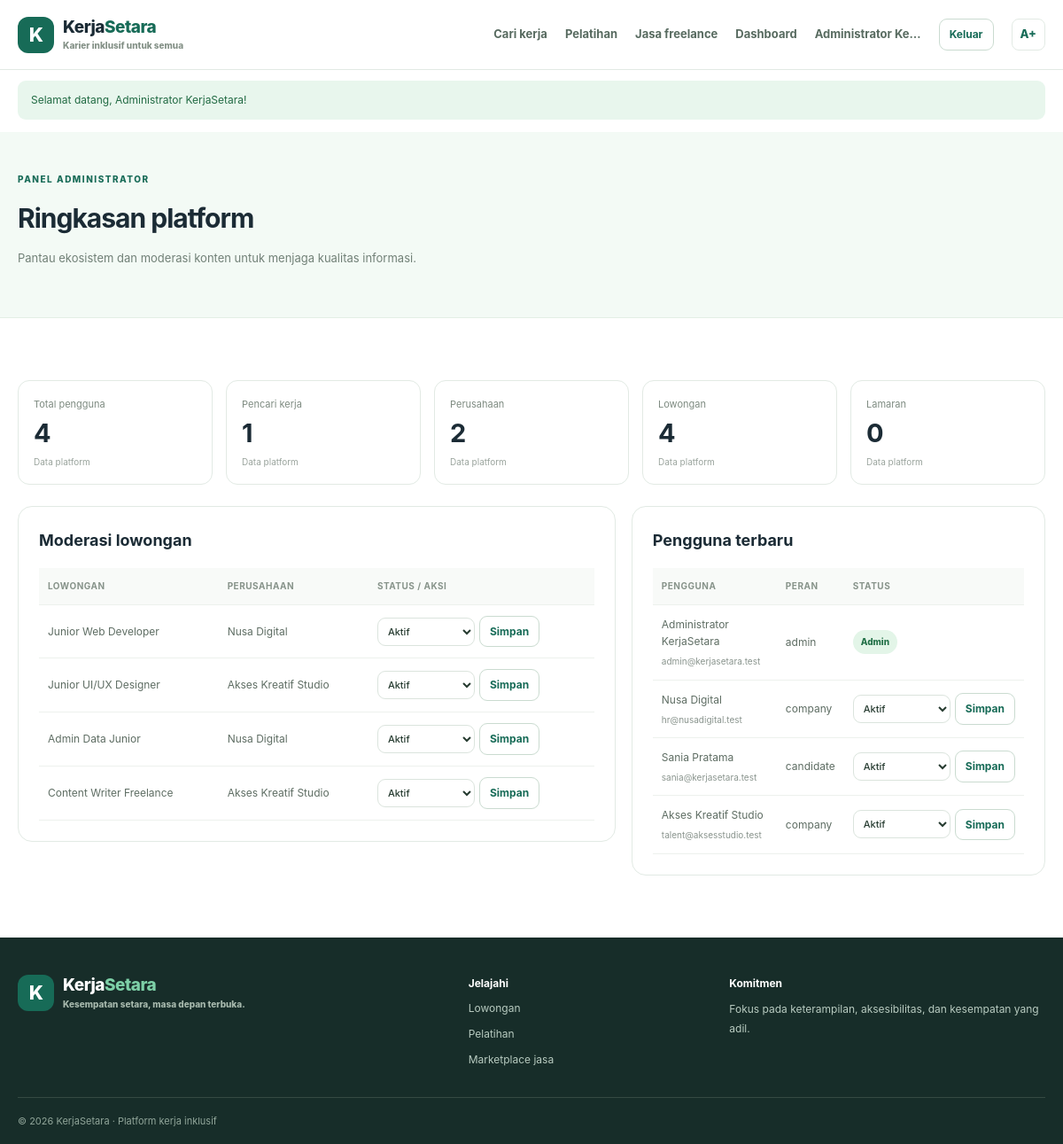
The app's page /public/admin/dashboard.php (signed in) with its own data.
### tables this page shows
CREATE TABLE users(id INT UNSIGNED AUTO_INCREMENT PRIMARY KEY,name VARCHAR(120) NOT NULL,email VARCHAR(190) NOT NULL UNIQUE,password_hash VARCHAR(255) NOT NULL,role ENUM('candidate','company','admin') NOT NULL DEFAULT 'candidate',status ENUM('Aktif','Ditangguhkan') NOT NULL DEFAULT 'Aktif',created_at TIMESTAMP DEFAULT CURRENT_TIMESTAMP);

CREATE TABLE jobs(id INT UNSIGNED AUTO_INCREMENT PRIMARY KEY,company_id INT UNSIGNED NOT NULL,title VARCHAR(180) NOT NULL,description TEXT NOT NULL,requirements TEXT,skills TEXT,work_type ENUM('Remote','Hybrid','Onsite') DEFAULT 'Remote',employment_type VARCHAR(50) DEFAULT 'Penuh waktu',location VARCHAR(120),salary_range VARCHAR(100),accessibility TEXT,deadline DATE,status ENUM('Aktif','Ditangguhkan','Ditutup') DEFAULT 'Aktif',created_at TIMESTAMP DEFAULT CURRENT_TIMESTAMP,updated_at TIMESTAMP DEFAULT CURRENT_TIMESTAMP ON UPDATE CURRENT_TIMESTAMP,FOREIGN KEY(company_id) REFERENCES users(id) ON DELETE CASCADE,INDEX(status),INDEX(work_type));

### app/helpers.php (called while the page is built, shortened)
<?php
require_once __DIR__.'/../config/config.php';
function e(?string $s): string { return htmlspecialchars($s??'',ENT_QUOTES,'UTF-8'); }
function url(string $p=''): string { return rtrim(BASE_URL,'/').($p?'/'.ltrim($p,'/'):'/'); }
function current_user(): ?array { return $_SESSION['user']??null; }
function take_flashes(): array { $f=$_SESSION['_flash']??[];unset($_SESSION['_flash']);return $f; }

### config/config.php (called while the page is built, shortened)
<?php
function db(): PDO {
 static $pdo=null;
 if($pdo instanceof PDO) return $pdo;
 $pdo=new PDO('mysql:host='.DB_HOST.';dbname='.DB_NAME.';charset=utf8mb4',DB_USER,DB_PASS,[
  PDO::ATTR_ERRMODE=>PDO::ERRMODE_EXCEPTION,
  PDO::ATTR_DEFAULT_FETCH_MODE=>PDO::FETCH_ASSOC,
  PDO::ATTR_EMULATE_PREPARES=>false
 ]);
 return $pdo;
}

### public/admin/dashboard.php (the view, shortened to what this page needs)
<?php
require_once __DIR__.'/../../app/layout.php';
$counts=['users'=>(int)db()->query('SELECT COUNT(*) FROM users')->fetchColumn(),'candidates'=>(int)db()->query("SELECT COUNT(*) FROM users WHERE role='candidate'")->fetchColumn(),'companies'=>(int)db()->query("SELECT COUNT(*) FROM users WHERE role='company'")->fetchColumn(),'jobs'=>(int)db()->query('SELECT COUNT(*) FROM jobs')->fetchColumn(),'apps'=>(int)db()->query('SELECT COUNT(*) FROM applications')->fetchColumn()];$jobs=db()->query("SELECT j.*,COALESCE(cp.company_name,u.name) company FROM jobs j JOIN users u ON u.id=j.company_id LEFT JOIN company_profiles cp ON cp.user_id=u.id ORDER BY j.created_at DESC LIMIT 10")->fetchAll();$users=db()->query("SELECT id,name,email,role,status FROM users ORDER BY created_at DESC LIMIT 10")->fetchAll();page_header('Dashboard admin');?>
<section class="dashboard-head"><div class="container"><span class="eyebrow">PANEL ADMINISTRATOR</span><h1>Ringkasan platform</h1><p>Pantau ekosistem dan moderasi konten untuk menjaga kualitas informasi.</p></div></section><section class="section"><div class="container"><div class="metrics five"><?php foreach(['Total pengguna'=>$counts['users'],'Pencari kerja'=>$counts['candidates'],'Perusahaan'=>$counts['companies'],'Lowongan'=>$counts['jobs'],'Lamaran'=>$counts['apps']] as $k=>$v):?><div><small><?=e($k)?></small><b><?=$v?></b><span>Data platform</span></div><?php endforeach;?></div><div class="dashboard-grid"><div class="panel"><h2>Moderasi lowongan</h2><div class="table-wrap"><table><tr><th>Lowongan</th><th>Perusahaan</th><th>Status / aksi</th></tr><?php foreach($jobs as $j):?><tr><td><?=e($j['title'])?></td><td><?=e($j['company'])?></td><td><form method="post" class="admin-form"><?=csrf_field()?><input type="hidden" name="type" value="job"><input type="hidden" name="id" value="<?=(int)$j['id']?>"><select name="status" aria-label="Status lowongan"><?php foreach(['Aktif','Ditangguhkan'] as $s):?><option <?=$j['status']===$s?'selected':''?>><?=$s?></option><?php endforeach;?></select><button class="btn btn-outline btn-sm">Simpan</button></form></td></tr><?php endforeach;?></table></div></div><div class="panel"><h2>Pengguna terbaru</h2><div class="table-wrap"><table><tr><th>Pengguna</th><th>Peran</th><th>Status</th></tr><?php foreach($users as $u):?><tr><td><?=e($u['name'])?><small><?=e($u['email'])?></small></td><td><?=e($u['role'])?></td><td><?php if($u['role']!=='admin'):?><form method="post" class="admin-form"><?=csrf_field()?><input type="hidden" name="type" value="user"><input type="hidden" name="id" value="<?=(int)$u['id']?>"><select name="status" aria-label="Status pengguna"><?php foreach(['Aktif','Ditangguhkan'] as $s):?><option <?=$u['status']===$s?'selected':''?>><?=$s?></option><?php endforeach;?></select><button class="btn btn-outline btn-sm">Simpan</button></form><?php else:?><span class="badge badge-success">Admin</span><?php endif;?></td></tr><?php endforeach;?></table></div></div></div></div></section><?php page_footer();?>

### app/layout.php (shortened to what this page needs)
<?php
require_once __DIR__.'/helpers.php';
function page_header(string $title,string $active=''): void {
 $u=current_user(); ?>
<!doctype html><html lang="id"><head><link rel="stylesheet" href="<?=e(url('assets/css/style.css'))?>"></head><body>
<a class="skip-link" href="#main">Lewati ke konten utama</a><header class="header"><div class="container nav"><a class="brand" href="<?=e(url())?>"><span class="logo">K</span><span>Kerja<span>Setara</span><small>Karier inklusif untuk semua</small></span></a><button class="nav-toggle" aria-expanded="false" aria-controls="navlinks">Menu</button><nav id="navlinks" class="navlinks" aria-label="Navigasi utama"><a class="<?=$active==='jobs'?'active':''?>" href="<?=e(url('jobs.php'))?>">Cari kerja</a><a href="<?=e(url('training.php'))?>">Pelatihan</a><a href="<?=e(url('freelance.php'))?>">Jasa freelance</a>
<?php if($u): ?><a href="<?=e(url($u['role']==='admin'?'admin/dashboard.php':($u['role']==='company'?'company/dashboard.php':'candidate/dashboard.php')))?>">Dashboard</a><span class="nav-name"><?=e($u['name'])?></span><form method="post" action="<?=e(url('logout.php'))?>" class="inline"><?=csrf_field()?><button class="btn btn-outline btn-sm">Keluar</button></form><?php else: ?><a href="<?=e(url('login.php'))?>">Masuk</a><a class="btn btn-primary btn-sm" href="<?=e(url('register.php'))?>">Daftar</a><?php endif; ?><button class="text-toggle" type="button" data-text-toggle aria-label="Ubah ukuran teks">A+</button></nav></div></header>
<?php foreach(take_flashes() as $f): ?><div class="container flashes"><div class="alert alert-<?=e($f['type'])?>" role="status"><?=e($f['message'])?></div></div><?php endforeach; ?><main id="main">
<?php }
function page_footer(): void { ?><footer class="footer"><div class="container footer-grid"><div><a class="brand brand-light" href="<?=e(url())?>"><span class="logo">K</span><span>Kerja<span>Setara</span><small>Kesempatan setara, masa depan terbuka.</small></span></a></div><div><b>Jelajahi</b><a href="<?=e(url('jobs.php'))?>">Lowongan</a><a href="<?=e(url('training.php'))?>">Pelatihan</a><a href="<?=e(url('freelance.php'))?>">Marketplace jasa</a></div><div><b>Komitmen</b><p>Fokus pada keterampilan, aksesibilitas, dan kesempatan yang adil.</p></div></div><div class="container footer-bottom">© <?=date('Y')?> KerjaSetara · Platform kerja inklusif</div></footer></main></body></html><?php }

### public/assets/css/style.css (style rules this page uses)
* { box-sizing:border-box }
:root { --ink:#1b2b35;--muted:#6d7d75;--green:#176b57;--green2:#e8f5ed;--line:#e2eae4;--cream:#f5faf6;--purple:#6c5bc8;font-family:Inter,system-ui,-apple-system,"Segoe UI",sans-serif;color:var(--ink);font-size:16px }
body { margin:0;line-height:1.65 }
a { color:inherit;text-decoration:none }
button,input,textarea,select { font:inherit }
.container { width:min(1160px,calc(100% - 40px));margin:auto }
.header { position:sticky;top:0;z-index:20;background:#ffffffed;border-bottom:1px solid var(--line);backdrop-filter:blur(12px) }
.nav { height:78px;display:flex;align-items:center;justify-content:space-between;gap:20px }
.brand { display:flex;align-items:center;gap:10px;font-weight:850;font-size:19px;line-height:1.1;letter-spacing:-.5px }
.brand>span:last-child>span { color:var(--green) }
.brand small { display:block;font-size:10px;color:#849187;letter-spacing:0;margin-top:5px }
.logo { width:41px;height:41px;display:grid;place-items:center;background:var(--green);color:white;border-radius:12px;font-size:22px }
.navlinks { display:flex;align-items:center;gap:20px;font-size:13px;font-weight:650;color:#586b60 }
.nav-name { max-width:120px;overflow:hidden;text-overflow:ellipsis;white-space:nowrap }
.inline { display:inline-flex }
.text-toggle { background:#fff;border:1px solid var(--line);border-radius:8px;padding:6px 9px;color:var(--green);font-weight:800 }
.btn { display:inline-flex;align-items:center;justify-content:center;gap:7px;padding:11px 16px;border-radius:9px;border:1px solid transparent;font-size:13px;font-weight:750;cursor:pointer;transition:.15s }
.btn-outline { border-color:#cadbd0;background:white;color:var(--green) }
.btn-sm { padding:7px 11px;font-size:12px }
.eyebrow { font-size:10px;font-weight:850;letter-spacing:1.5px;color:var(--green) }
h1,h2,h3,p { overflow-wrap:anywhere }
.section { padding:70px 0 }
.footer { background:#172d29;color:#dbe8df;padding-top:42px }
.footer-grid { display:grid;grid-template-columns:1.3fr .7fr 1fr;gap:45px;padding-bottom:32px }
.brand-light { color:white }
.brand-light small { color:#a7b9ad }
.brand-light>span:last-child>span { color:#7dd0a7 }
.footer-grid>div:not(:first-child) { display:flex;flex-direction:column;align-items:flex-start;gap:9px;font-size:12px }
.footer-grid b { color:white }
.footer-grid p,.footer-grid a:not(.brand) { color:#b8cbc0 }
.footer-grid p { line-height:1.8;margin:0 }
.footer-bottom { border-top:1px solid #354a43;padding:17px 0;font-size:11px;color:#91a69a }
.form input,.form textarea,.form select,.search-inline input,.admin-form select,.status-form select { width:100%;min-width:0;border:1px solid #dbe4dd;border-radius:9px;padding:11px 12px;font-size:13px;color:#263b30;background:#fff;font-weight:450 }
.alert { padding:12px 15px;border-radius:9px;font-size:12px;margin:0 0 14px }
.alert-success { background:#e8f6ed;color:#216a43 }
.flashes { padding-top:12px }
.panel { background:white;border:1px solid var(--line);border-radius:16px;padding:23px }
.panel h2 { font-size:18px;margin:0 0 16px }
.dashboard-head { padding:38px 0;background:#f3faf5;border-bottom:1px solid #e3eee5 }
.dashboard-head h1 { font-size:30px;letter-spacing:-1px;margin:9px 0 }
.dashboard-head p { font-size:13px;color:#718077;margin:0 0 18px }
.metrics { display:grid;grid-template-columns:repeat(3,1fr);gap:15px;margin-bottom:24px }
.metrics.five { grid-template-columns:repeat(5,1fr) }
.metrics>div { border:1px solid var(--line);border-radius:13px;padding:17px;background:white }
.metrics small,.metrics b,.metrics span { display:block }
.metrics small { font-size:11px;color:#7e8b81 }
.metrics b { font-size:29px;margin:5px 0;line-height:1.3 }
.metrics span { font-size:10px;color:#9aa49d }
.dashboard-grid { display:grid;grid-template-columns:1.3fr .9fr;gap:18px;align-items:start }
.table-wrap { overflow-x:auto }
table { width:100%;border-collapse:collapse;text-align:left;font-size:12px }
th { font-size:10px;letter-spacing:.5px;text-transform:uppercase;color:#87938a;background:#f8faf8 }
th,td { padding:12px 10px;border-bottom:1px solid #edf1ed;vertical-align:middle }
td { color:#5e6d63 }
td small { display:block;color:#89948d;font-size:10px;margin-top:4px }
.badge { display:inline-flex;padding:5px 9px;border-radius:20px;font-size:10px;font-weight:800;white-space:nowrap }
.badge-success { background:#e3f5e8;color:#237148 }
.status-form select,.admin-form select { width:auto;padding:7px;font-size:11px }
.admin-form { display:flex;gap:5px;align-items:center }

### records on screen
users: name "Administrator Ke…", name "Administrator KerjaSetara", email "admin@kerjasetara.test", role "admin"
jobs: company "4", id "2", title "Junior UI/UX Designer", company "Akses Kreatif Studio", status "Aktif"
jobs: title "Junior Web Developer", company "Nusa Digital", status "Aktif"
jobs: title "Admin Data Junior", company "Nusa Digital", status "Aktif"
jobs: title "Content Writer Freelance", company "Akses Kreatif Studio", status "Aktif"
users: name "Nusa Digital", email "hr@nusadigital.test", role "company", status "Aktif"
users: name "Sania Pratama", email "sania@kerjasetara.test", role "candidate", status "Aktif"
users: name "Akses Kreatif Studio", email "talent@aksesstudio.test", role "company", status "Aktif"

### other values on screen
$f['message'] "Selamat datang, Administrator KerjaSetara!"
$k "Total pengguna"
$k "Pencari kerja"
$v "1"
$k "Perusahaan"
$k "Lowongan"
$k "Lamaran"
$v "0"
